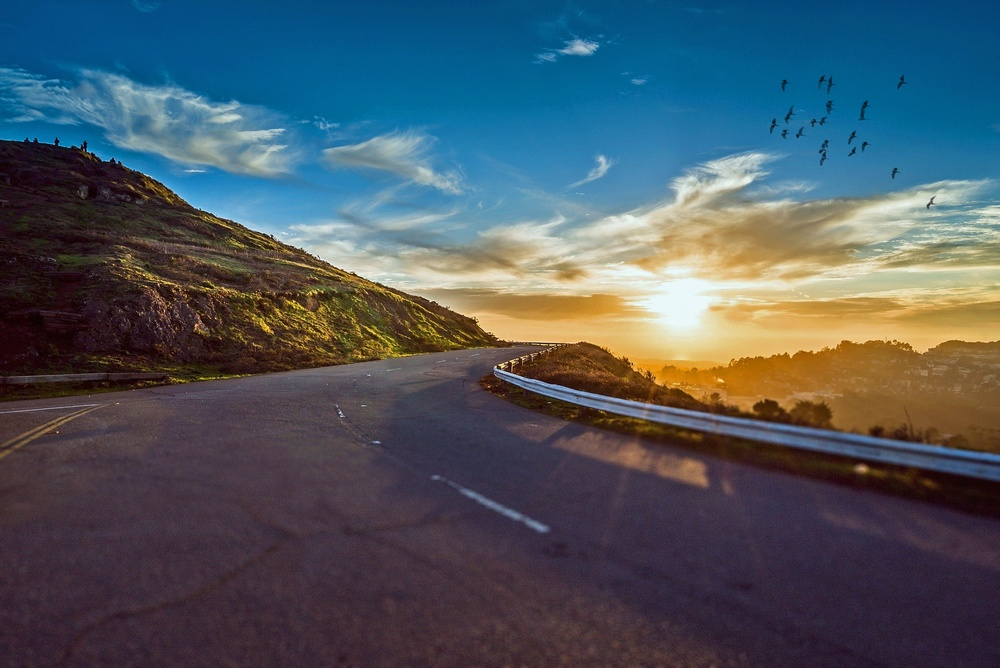
#> input picture image/mountain-road-1556177_1920.jpg, 1000 x 668 px, shrunk from 1920 x 1282 before the run
$ python images02.py
#> lines starting #> are read from the running program, lines starting #| are printed output that depends on the picture
# import required classes

from PIL import Image, ImageDraw, ImageFont

# create Image object with the input image

image = Image.open('mountain-road-1556177_1920.jpg')
#> image is the input picture: PIL image 1000x668 RGB; mean R, G, B 75.8, 86.8, 95.5

# initialise the drawing context with
# the image object as background

draw = ImageDraw.Draw(image)


# create font object with the font file and specify
# desired size

font = ImageFont.truetype('Roboto-Bold.ttf', size=60)

print(font)
# starting position of the message

(x, y) = (50, 50)
message = "My favorite toy growing up was Polly Pocket. But one gift that I wanted though never received for Christmas was a pair of trampoline moon shoes. You strap them to your feet and they have springs on them, and you can just jump around!"
color = 'rgb(0, 0, 0)' # black color

print(message)
# draw the message on the background
draw.text((x, y), message, fill=color, font=font)

(x, y) = (150, 150)
name = '--Lucy Hale'
color = 'rgb(255, 255, 255)' # white color
draw.text((x, y), name, fill=color, font=font)

print(color)
# save the edited image

print(image)
#| <PIL.JpegImagePlugin.JpegImageFile image mode=RGB size=1000x668 at 0x7F360EEB28D0>
image.save('mountain-road-1556177_1920-New.png')
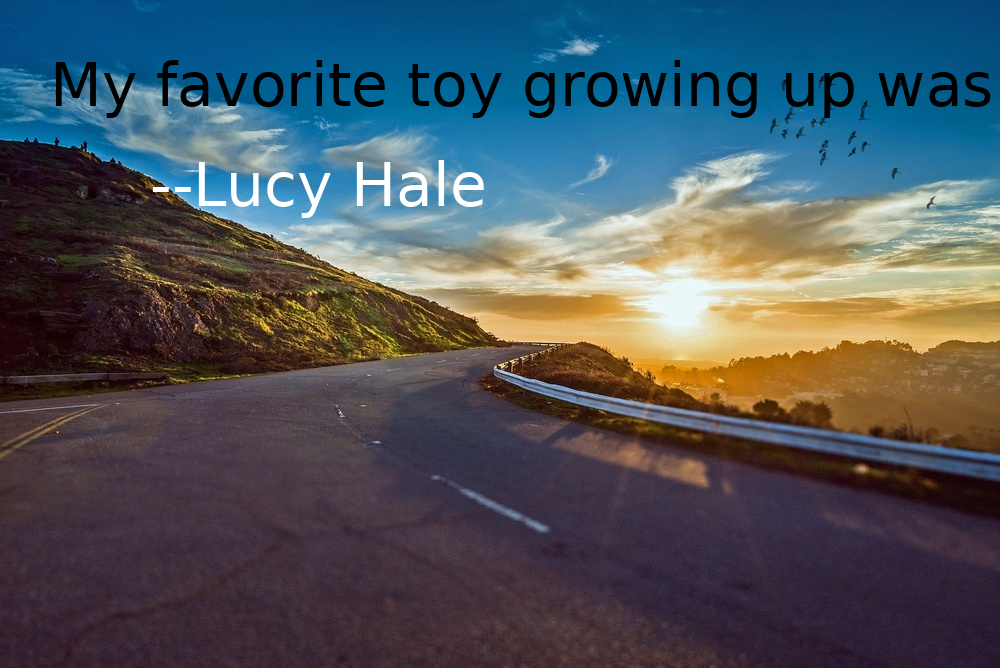
#> saved as mountain-road-1556177_1920-New.png: PIL image 1000x668 RGB; mean R, G, B 76.5, 85.7, 93.3
